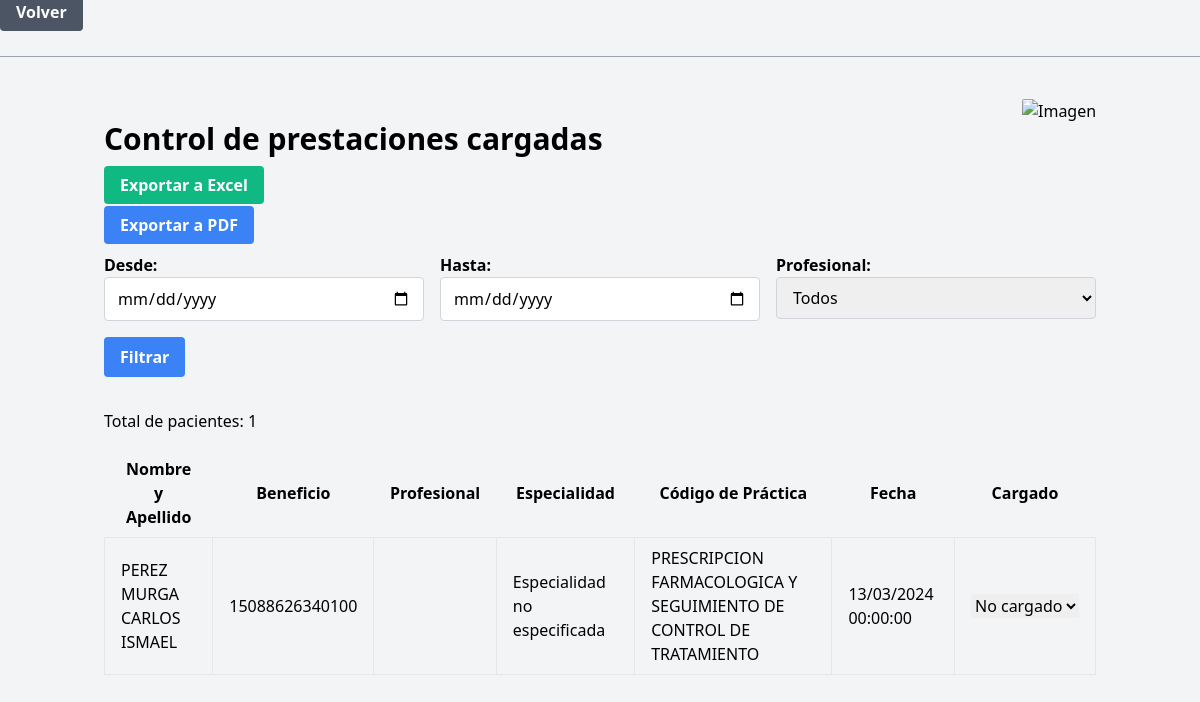
The page /tablaOME/tablaOME.php (signed in) on the database as committed earlier.
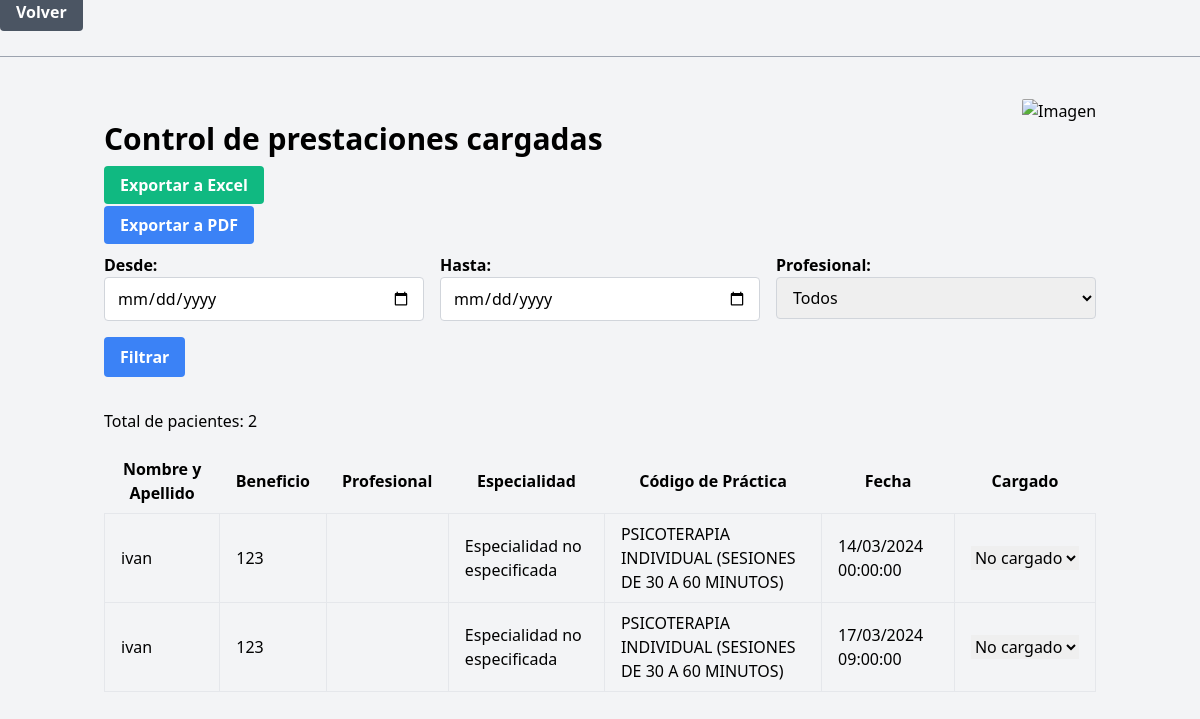
The same page on the database as committed later.
### tables this page shows
CREATE TABLE `paciente` (
  `cod_paci` int(11) NOT NULL,
  `nombreYapellido` varchar(255) NOT NULL,
  `benef` bigint(255) NOT NULL,
  `cod_prof` int(255) NOT NULL,
  `cod_practica` int(255) NOT NULL,
  `fecha` datetime NOT NULL,
  `cod_diag` varchar(255) NOT NULL,
  `cargado` varchar(255) NOT NULL
);

CREATE TABLE `tipo_prac` (
  `id` int(11) NOT NULL,
  `descript` varchar(255) NOT NULL,
  `cod_practica` int(255) NOT NULL
);

### controlador/control_paciente.php (called while the page is built, shortened)
<?php
require_once '../modelo/paciente.php';
function obtenerPacientesConFiltro($fecha_desde, $fecha_hasta, $profesional)
{
    global $conn;
    $sql = "SELECT * FROM paciente WHERE 1";
    $result = $conn->query($sql);
    if ($result->num_rows > 0) {
        $pacientes = array();
        while ($row = $result->fetch_assoc()) {
            $pacientes[] = $row;
        }
        return $pacientes;
    } else {
        return array();
    }
}
function obtenerTotalPacientes()
{
    global $conn;
    $sql = "SELECT COUNT(*) AS total FROM paciente";
    $result = $conn->query($sql);
    $row = $result->fetch_assoc();
    return $row['total'];
}
function obtenerEspecialidadProfesional($cod_prof)
{
    global $conn;
    $sql = "SELECT especialidad FROM prof WHERE cod_prof = ?";
    $stmt = $conn->prepare($sql);
    $stmt->bind_param("i", $cod_prof);
    $stmt->execute();
    $result = $stmt->get_result();
    if ($result->num_rows > 0) {
        $row = $result->fetch_assoc();
        return $row['especialidad'];
    } else {
        return "Especialidad no especificada";
    }
}
function obtenerDescripcionPractica($cod_practica )
{
    global $conn;
    $sql = "SELECT descript FROM tipo_prac WHERE cod_practica  = ?";
    $stmt = $conn->prepare($sql);
    $stmt->bind_param("i", $cod_practica );
    $stmt->execute();
    $result = $stmt->get_result();
    if ($result->num_rows > 0) {
        $row = $result->fetch_assoc();
        return $row['descript'];
    } else {
        return "Sin descripcion";
    }
}
?>

### tablaOME/tablaOME.php (the view, shortened to what this page needs)
<?php
require_once '../controlador/control_paciente.php';
$fecha_desde = isset($_GET['fecha_desde']) ? $_GET['fecha_desde'] : '';
$fecha_hasta = isset($_GET['fecha_hasta']) ? $_GET['fecha_hasta'] : '';
$profesional = isset($_GET['profesional']) ? $_GET['profesional'] : '';
$totalPacientes = obtenerTotalPacientes();
?>
<!DOCTYPE html>
<html lang="es">
<head>
    <link href="https://cdn.jsdelivr.net/npm/tailwindcss@2.2.19/dist/tailwind.min.css" rel="stylesheet">
</head>
<body class="bg-gray-100">
 <a href="../panelMain/panelMain.php" class="bg-gray-500 hover:bg-gray-600 text-white font-bold py-2 px-4 rounded">Volver</a>
 <hr class="border-t border-gray-400 my-8">
 <div class="container mx-auto px-4 py-8 relative">
        <img src="../img/exportar_excel.bmp" alt="Imagen" class="image-top-right hidden sm:block">
        <h2 class="text-3xl font-semibold mb-4">Control de prestaciones cargadas</h2>
        <div class="mb-4">
        <a href="generar_reporte_excel.php?fecha_desde=<?php echo $fecha_desde; ?>&fecha_hasta=<?php echo $fecha_hasta; ?>&profesional=<?php echo $profesional; ?>" class="bg-green-500 hover:bg-green-700 text-white font-bold py-2 px-4 rounded">Exportar a Excel</a>
        </div>
        <div class="mb-4">
        <a href="generar_reporte_pdf.php?fecha_desde=<?php echo $fecha_desde; ?>&fecha_hasta=<?php echo $fecha_hasta; ?>&profesional=<?php echo $profesional; ?>" class="bg-blue-500 hover:bg-blue-700 text-white font-bold py-2 px-4 rounded">Exportar a PDF</a>
        </div>
        <form method="GET" class="mb-8">
            <div class="grid grid-cols-1 sm:grid-cols-2 md:grid-cols-3 gap-4">
                <div>
                    <label for="fecha_desde" class="block font-semibold">Desde:</label>
                    <input type="date" id="fecha_desde" name="fecha_desde"
                        class="border border-gray-300 rounded px-3 py-2 w-full">
                </div>
                <div>
                    <label for="fecha_hasta" class="block font-semibold">Hasta:</label>
                    <input type="date" id="fecha_hasta" name="fecha_hasta"
                        class="border border-gray-300 rounded px-3 py-2 w-full">
                </div>
                <div>
                    <label for="profesional" class="block font-semibold">Profesional:</label>
                    <select name="profesional" id="profesional"
                        class="border border-gray-300 rounded px-3 py-2 w-full">
                        <option value="">Todos</option>
                    </select>
                </div>
                <div class="flex items-end">
                    <button type="submit"
                        class="bg-blue-500 hover:bg-blue-700 text-white font-bold py-2 px-4 rounded">Filtrar</button>
                </div>
            </div>
        </form>
        <p class="mb-4">Total de pacientes: <?php echo $totalPacientes; ?></p>
    <div class="overflow-x-auto">
        <table class="table-auto w-full">
            <thead>
                <tr>
                    <th class="px-4 py-2">Nombre y Apellido</th>
                    <th class="px-4 py-2">Beneficio</th>
                    <th class="px-4 py-2">Profesional</th>
                    <th class="px-4 py-2">Especialidad</th>
                    <th class="px-4 py-2">Código de Práctica</th>
                    <th class="px-4 py-2">Fecha</th>
                    <th class="px-4 py-2">Cargado</th>
                </tr>
            </thead>
            <tbody>
                <?php
                $pacientes = obtenerPacientesConFiltro($fecha_desde, $fecha_hasta, $profesional);
                foreach ($pacientes as $paciente) {
                    echo "<tr>";
                    echo "<td class='border px-4 py-2'>" . $paciente["nombreYapellido"] . "</td>";
                    echo "<td class='border px-4 py-2'>" . $paciente["benef"] . "</td>";
                    echo "<td class='border px-4 py-2'>" . obtenerNombreProfesional($paciente["cod_prof"]) . "</td>";
                    echo "<td class='border px-4 py-2'>" . obtenerEspecialidadProfesional($paciente["cod_prof"]) . "</td>";
                    echo "<td class='border px-4 py-2'>" . obtenerDescripcionPractica($paciente["cod_practica"]) . "</td>";
                    echo "<td class='border px-4 py-2'>" . date('d/m/Y H:i:s', strtotime($paciente["fecha"])) . "</td>";
                    echo "<td class='border px-4 py-2'>";
                    echo "<form method='post'>";
                    echo "<select name='nuevo_estado' onchange='this.form.submit()'>";
                    echo "<option value='no_cargado'" . ($paciente["cargado"] == 'no_cargado' ? " selected" : "") . ">No cargado</option>";
                    echo "</select>";
                    echo "</form>";
                    echo "</td>";
                    echo "</tr>";
                }
                ?>
            </tbody>
        </table>
    </div>
</body>
</html>

### tablaOME/tablaOME.php (style rules this page uses)
.image-top-right { position: absolute; top: 10px; right: 10px; width: 5rem; height: auto; border-radius: 2px; }

Rows that differ between the two databases and show on the page:
removed paciente: nombreYapellido "PEREZ MURGA CARLOS ISMAEL", benef "15088626340100", cod_prof "Especialidad no especificada", cod_practica.descript "PRESCRIPCION FARMACOLOGICA Y SEGUIMIENTO DE CONTROL DE TRATAMIENTO", fecha "13/03/2024 00:00:00"
added paciente: nombreYapellido "ivan", benef "123", cod_prof "Especialidad no especificada", cod_practica.descript "PSICOTERAPIA INDIVIDUAL (SESIONES DE 30 A 60 MINUTOS)", fecha "14/03/2024 00:00:00"
added paciente: nombreYapellido "ivan", benef "123", cod_prof "Especialidad no especificada", cod_practica.descript "PSICOTERAPIA INDIVIDUAL (SESIONES DE 30 A 60 MINUTOS)", fecha "17/03/2024 09:00:00"
Other text that changed with them:
$totalPacientes: "1" → "2"
